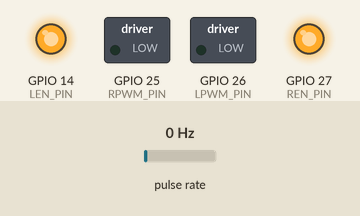
The sketch below on a simulated ESP32. On the bench: switched loads named in the sketch (green lamp = pin HIGH), output pins drawn as LEDs (lit = HIGH). Wiring (inferred from the names in the program): pulse sensor: data GPIO 21. Inputs (shaded band) come from the test bench; at power-on: pulse rate 0 Hz. What the sketch prints to the serial monitor is not drawn.

Above: at 1.05 s.
At 5.15 s:
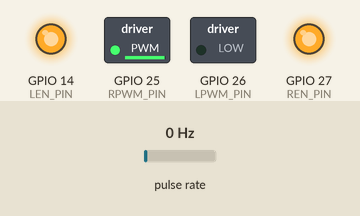
At 9.35 s:
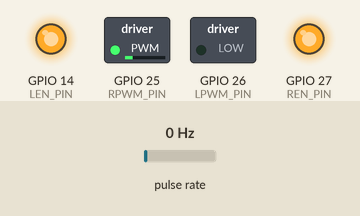
At 20.05 s:
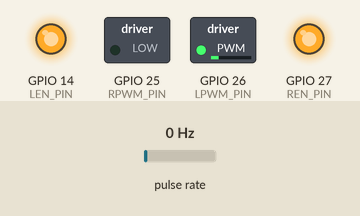
Timing chart, 0 to 28.7 s (numbered marks = the images above):
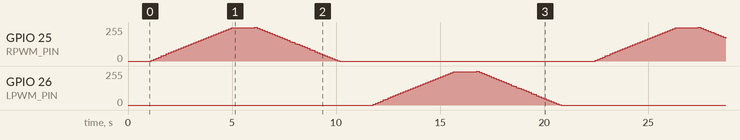

The sketch:

MotorDriverMergedEncoder.ino
```cpp
#include <Arduino.h>

#if __has_include(<esp_arduino_version.h>)
#include <esp_arduino_version.h>
#endif

// BTS7960 motor driver pins (ESP32-friendly defaults).
constexpr uint8_t RPWM_PIN = 25;
constexpr uint8_t LPWM_PIN = 26;
constexpr uint8_t REN_PIN = 27;
constexpr uint8_t LEN_PIN = 14;

// Single-channel encoder input.
constexpr uint8_t ENCODER_PIN = 21;

constexpr uint8_t RPWM_CHANNEL = 0;
constexpr uint8_t LPWM_CHANNEL = 1;
constexpr uint32_t PWM_FREQUENCY_HZ = 20000;
constexpr uint8_t PWM_RESOLUTION_BITS = 8;
constexpr uint8_t PWM_MAX_DUTY = 255;

constexpr uint8_t TARGET_MAX_PERCENT = 100;
constexpr uint8_t RAMP_STEP_PERCENT = 3;
constexpr unsigned long STEP_DELAY_MS = 120;
constexpr unsigned long HOLD_AT_MAX_MS = 1000;
constexpr unsigned long CYCLE_PAUSE_MS = 1500;
constexpr unsigned long REPORT_INTERVAL_MS = 10UL;
constexpr float PULSES_PER_REV = 50.0f;

#define ISR_ATTR IRAM_ATTR

void attachPwmPin(uint8_t pin, uint8_t channel) {
#if defined(ESP_ARDUINO_VERSION_MAJOR) && ESP_ARDUINO_VERSION_MAJOR >= 3
  (void)channel;
  ledcAttach(pin, PWM_FREQUENCY_HZ, PWM_RESOLUTION_BITS);
#else
  ledcSetup(channel, PWM_FREQUENCY_HZ, PWM_RESOLUTION_BITS);
  ledcAttachPin(pin, channel);
#endif
}

void writePwmDuty(uint8_t pin, uint8_t channel, int duty) {
#if defined(ESP_ARDUINO_VERSION_MAJOR) && ESP_ARDUINO_VERSION_MAJOR >= 3
  (void)channel;
  ledcWrite(pin, duty);
#else
  (void)pin;
  ledcWrite(channel, duty);
#endif
}

volatile bool commandedCW = true;
volatile uint32_t totalPulses = 0;
volatile long signedPulseCount = 0;
volatile uint32_t lastPulseUs = 0;
volatile uint32_t latestPeriodUs = 0;

uint8_t percentToDuty(uint8_t percent) {
  if (percent > 100) {
    percent = 100;
  }
  return static_cast<uint8_t>((static_cast<uint16_t>(PWM_MAX_DUTY) * percent) /
                              100);
}

void setMotorDuty(int duty) {
  duty = constrain(duty, -static_cast<int>(PWM_MAX_DUTY),
                   static_cast<int>(PWM_MAX_DUTY));

  if (duty > 0) {
    commandedCW = true;
    writePwmDuty(RPWM_PIN, RPWM_CHANNEL, duty);
    writePwmDuty(LPWM_PIN, LPWM_CHANNEL, 0);
  } else if (duty < 0) {
    commandedCW = false;
    writePwmDuty(RPWM_PIN, RPWM_CHANNEL, 0);
    writePwmDuty(LPWM_PIN, LPWM_CHANNEL, -duty);
  } else {
    writePwmDuty(RPWM_PIN, RPWM_CHANNEL, 0);
    writePwmDuty(LPWM_PIN, LPWM_CHANNEL, 0);
  }
}

void stopMotor() { setMotorDuty(0); }

void ISR_ATTR countPulse() {
  uint32_t nowUs = micros();

  if (lastPulseUs == 0) {
    lastPulseUs = nowUs;
    totalPulses++;
    signedPulseCount += commandedCW ? 1 : -1;
    return;
  }

  uint32_t periodUs = nowUs - lastPulseUs;
  latestPeriodUs = periodUs;
  lastPulseUs = nowUs;
  totalPulses++;
  signedPulseCount += commandedCW ? 1 : -1;
}

void reportEncoderCsv() {
  static uint32_t lastReportMs = 0;

  uint32_t nowMs = millis();
  if (nowMs - lastReportMs < REPORT_INTERVAL_MS) {
    return;
  }
  lastReportMs = nowMs;

  uint32_t pulsesTotal;
  long pulsesSigned;
  uint32_t periodUs;
  bool cw;

  noInterrupts();
  pulsesTotal = totalPulses;
  pulsesSigned = signedPulseCount;
  periodUs = latestPeriodUs;
  cw = commandedCW;
  interrupts();

  float rpm = 0.0f;
  if (pulsesTotal > 1 && periodUs > 0) {
    rpm = 60000000.0f / (PULSES_PER_REV * periodUs);
    if (!cw) {
      rpm = -rpm;
    }
  }

  float angleDeg = 0.0f;
  if (PULSES_PER_REV > 0.0f) {
    angleDeg = (static_cast<float>(pulsesSigned) / PULSES_PER_REV) * 360.0f;
  }

  Serial.print(nowMs);
  Serial.print(",");
  Serial.print(rpm, 2);
  Serial.print(",");
  Serial.print(angleDeg, 2);
  Serial.print(",");
  Serial.print(pulsesSigned);
  Serial.print(",");
  Serial.println(cw ? "CW" : "CCW");
}

void delayWithReporting(unsigned long durationMs) {
  unsigned long startMs = millis();
  while (millis() - startMs < durationMs) {
    reportEncoderCsv();
    delay(1);
  }
}

void rampDirection(bool clockwise) {
  for (uint8_t percent = 0; percent <= TARGET_MAX_PERCENT;
       percent += RAMP_STEP_PERCENT) {
    int duty = percentToDuty(percent);
    setMotorDuty(clockwise ? duty : -duty);
    delayWithReporting(STEP_DELAY_MS);
  }

  delayWithReporting(HOLD_AT_MAX_MS);

  for (int percent = TARGET_MAX_PERCENT; percent >= 0;
       percent -= RAMP_STEP_PERCENT) {
    int duty = percentToDuty(static_cast<uint8_t>(percent));
    setMotorDuty(clockwise ? duty : -duty);
    delayWithReporting(STEP_DELAY_MS);
  }

  stopMotor();
  delayWithReporting(CYCLE_PAUSE_MS);
}

void setup() {
  Serial.begin(115200);
  delay(1000);

  pinMode(REN_PIN, OUTPUT);
  pinMode(LEN_PIN, OUTPUT);
  digitalWrite(REN_PIN, HIGH);
  digitalWrite(LEN_PIN, HIGH);

  attachPwmPin(RPWM_PIN, RPWM_CHANNEL);
  attachPwmPin(LPWM_PIN, LPWM_CHANNEL);

  pinMode(ENCODER_PIN, INPUT_PULLUP);
  attachInterrupt(digitalPinToInterrupt(ENCODER_PIN), countPulse, RISING);

  stopMotor();

  Serial.println("time_ms,rpm,angle_deg,pulse_count,rotation_direction");
}

void loop() {
  rampDirection(true);
  rampDirection(false);
}
```
